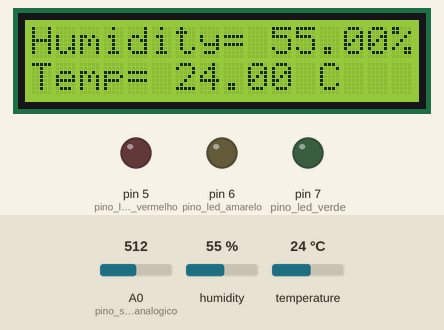
Bench run of a sketch on a simulated Arduino Uno, built with avr-gcc and run on an emulated ATmega328P. Shown: 16×2 character LCD, output pins drawn as LEDs (lit = HIGH). Inputs (shaded band) come from the test bench; at power-on: A0 (pino_sinal_analogico) = 512, humidity 55 %, temperature 24 °C. What the sketch prints to the serial monitor is not drawn.

Above: at 1.2 s.
1.3 s: A0 (pino_sinal_analogico) set to 329
8.7 s: A0 (pino_sinal_analogico) set to 310
13.8 s: A0 (pino_sinal_analogico) set to 290
At 15.3 s:
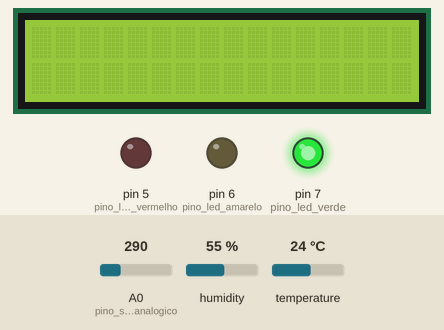
21.2 s: humidity set to 22 %
At 24.0 s:
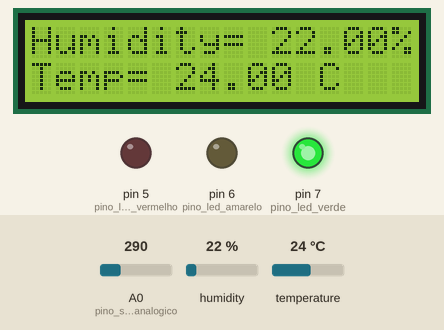
26.6 s: temperature set to 12 °C
At 29.7 s:
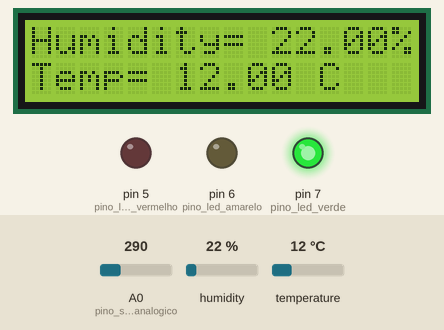
31.7 s: humidity set to 40 %
At 34.2 s:
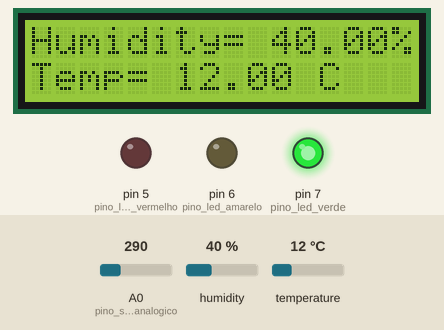
Timing chart, 0 to 35.7 s (numbered marks = the images above; inputs shaded):
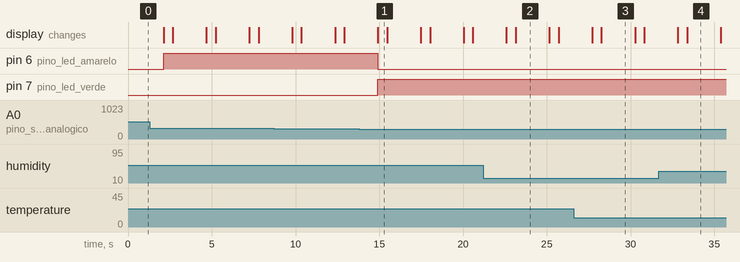

The sketch:

Projetofinal_Sensor_Humidade_Terra_v2.ino
```cpp
//Programa: Monitorização de planta usando Arduino
#define SCL A5
#define SDA A4
#define pino_sinal_analogico A0
#define pino_led_vermelho 5
#define pino_led_amarelo 6
#define pino_led_verde 7

#include <Wire.h>

#include "DHT.h"
#define DHTPIN 2
#define DHTTYPE DHT11

DHT dht(DHTPIN, DHTTYPE);

#include <LiquidCrystal_I2C.h>
LiquidCrystal_I2C lcd(0x27, 16, 2);

int valor_analogico;

void setup()
{
  Serial.begin(9600);
  pinMode(pino_sinal_analogico, INPUT);
  pinMode(pino_led_vermelho, OUTPUT);
  pinMode(pino_led_amarelo, OUTPUT);
  pinMode(pino_led_verde, OUTPUT);
  dht.begin();
  lcd.backlight();
  lcd.init();
}

void loop()
{
   // valor de Humidade e Temperatura Ar
   lcd.clear();
   lcd.setCursor(0,0);
   lcd.print("Humidity= ");
   lcd.print((float)dht.readHumidity());
   lcd.print("%");
   lcd.setCursor(0,1);
   lcd.print("Temp= ");
   lcd.print((float)dht.readTemperature());
   lcd.print(" C");
   delay(2000);
   lcd.clear();


    //Le o valor do pino A0 do sensor
  valor_analogico = analogRead(pino_sinal_analogico);

  //Mostra o valor da porta analogica no serial monitor
  Serial.print("Porta analogica: ");
  Serial.print(valor_analogico);

  //Solo humido, acende o led verde
  if (valor_analogico > 0 && valor_analogico < 300)
  {
    Serial.println(" Status: Solo humido");
    apagaleds();
    digitalWrite(pino_led_verde, HIGH);
  }

  //Solo com humidade moderada, acende led amarelo
  if (valor_analogico > 310 && valor_analogico < 600)
  {
    Serial.println(" Status: Humidade moderada");
    apagaleds();
    digitalWrite(pino_led_amarelo, HIGH);
  }

  //Solo seco, acende led vermelho
  if (valor_analogico > 600 && valor_analogico < 700)
  {
    Serial.println(" Status: Solo seco");
    apagaleds();
    digitalWrite(pino_led_vermelho, HIGH);
  }
  delay(500);
}

void apagaleds()
{
  digitalWrite(pino_led_vermelho, LOW);
  digitalWrite(pino_led_amarelo, LOW);
  digitalWrite(pino_led_verde, LOW);
}
```

Measured:
- after the input at 13.8 s, pin 6 (pino_led_amarelo): HIGH → LOW after 1.1 s; pin 7 (pino_led_verde): LOW → HIGH after 1.1 s
- after the input at 21.2 s, the display: first differs from a run without the input after 1.9 s (image 2)
- after the input at 26.6 s, the display: first differs from a run without the input after 1.7 s (image 3)
- after the input at 31.7 s, the display: first differs from a run without the input after 1.7 s (image 4)
- what the display in image 1 shows lasts 0.6 s, from 14.9 s to 15.5 s
- what the display in image 2 shows lasts 2.1 s, from 23.1 s to 25.2 s
